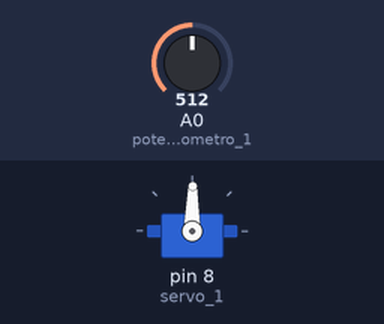
Bench run of a sketch on a simulated Arduino Uno, built with avr-gcc and run on an emulated ATmega328P. Shown: servo. The test bench sets the inputs (shaded band); at power-on: A0 (potenciometro_1) = 512.

Above: at 1.2 s.
1.3 s: A0 (potenciometro_1) set to 716
At 1.8 s:
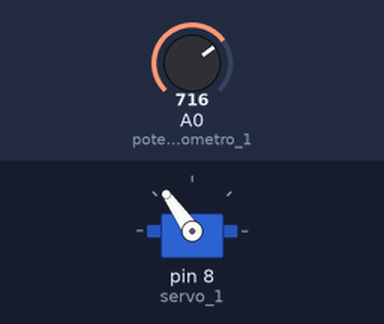
2.8 s: A0 (potenciometro_1) set to 900
At 4.0 s:
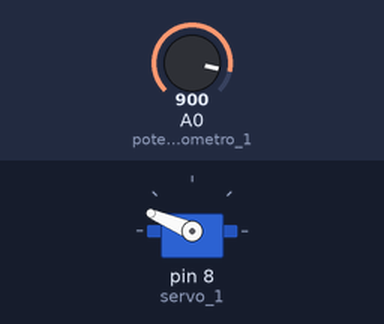
4.3 s: A0 (potenciometro_1) set to 1023
At 5.3 s:
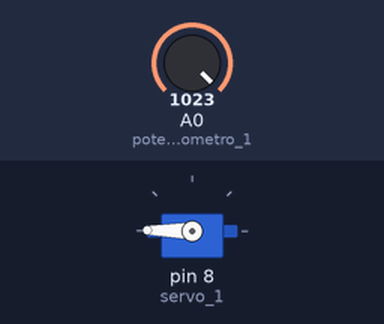
5.8 s: A0 (potenciometro_1) set to 306
At 6.4 s:
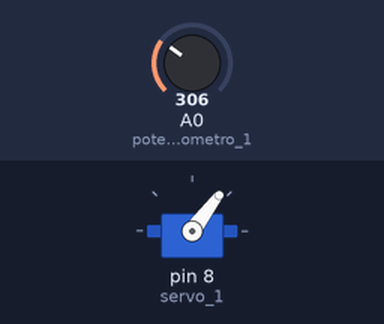
7.3 s: A0 (potenciometro_1) set to 122
At 8.5 s:
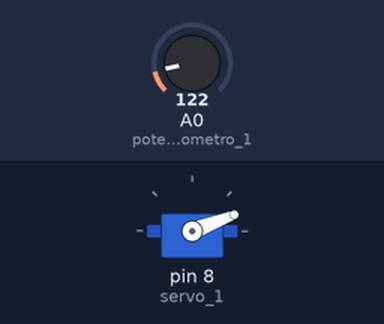
8.8 s: A0 (potenciometro_1) set to 511
At 9.9 s:
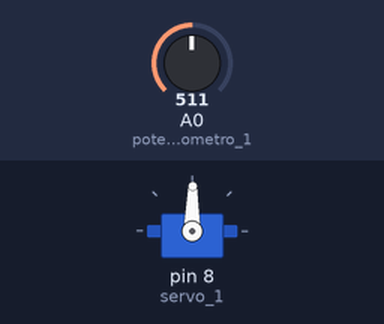
Timing chart, 0 to 11.3 s (numbered marks = the images above; inputs shaded):
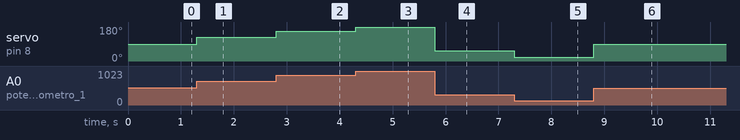

The sketch:

servo.ino
```cpp
/*how to use a Servo Motor*/

// first step: you must include the servo library

#include <Servo.h>


// than you should define the port where the servo is

#define servo_1 8

// for this example I will use a potenciometer to move the servo, so, define this too

#define potenciometro_1 A0

// Now we will define the servo like a "servo variable"

Servo move_1;

//now we will set the set up fuction

void setup(){
    //let tell to Servo variable where the the servo is
    move_1.attach(servo_1);
}

//now is time to set the loop function

void loop(){
    //we want to know the value of the potenciometer so...

    int pt_position = analogRead (potenciometro_1);

    //now we need to mad the servo into potenciometer

    byte servo_position = map(pt_position, 0, 1023, 0, 179);
    // translating: map(x, potenciometer minimum value, potenciometer maximum value, servo minimum angle, servo maximum angle)

    //now to make the real servo correspon to the attributed value we do this:

    move_1.write(servo_position);

    //it's done
}
```

Measured:
- after the input at 1.3 s, servo on pin 8 (servo_1): 89° → 125° at once
- after the input at 2.8 s, servo on pin 8 (servo_1): 125° → 157° at once
- after the input at 4.3 s, servo on pin 8 (servo_1): 157° → 179° at once
- after the input at 5.8 s, servo on pin 8 (servo_1): 179° → 53° at once
- after the input at 7.3 s, servo on pin 8 (servo_1): 53° → 21° at once
- after the input at 8.8 s, servo on pin 8 (servo_1): 21° → 89° at once
